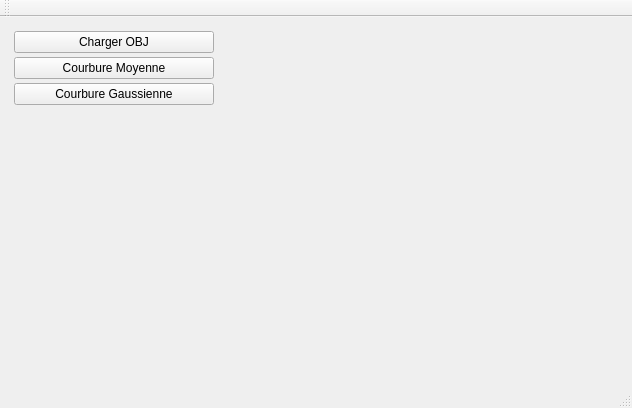
<?xml version="1.0" encoding="UTF-8"?>
<ui version="4.0">
 <class>MainWindow</class>
 <widget class="QMainWindow" name="MainWindow">
  <property name="geometry">
   <rect>
    <x>0</x>
    <y>0</y>
    <width>632</width>
    <height>408</height>
   </rect>
  </property>
  <property name="windowTitle">
   <string>MainWindow</string>
  </property>
  <widget class="QWidget" name="centralWidget">
   <layout class="QHBoxLayout" name="horizontalLayout">
    <item>
     <widget class="QWidget" name="widget_2" native="true">
      <property name="sizePolicy">
       <sizepolicy hsizetype="Maximum" vsizetype="Preferred">
        <horstretch>150</horstretch>
        <verstretch>0</verstretch>
       </sizepolicy>
      </property>
      <property name="minimumSize">
       <size>
        <width>150</width>
        <height>0</height>
       </size>
      </property>
      <layout class="QVBoxLayout" name="verticalLayout">
       <property name="spacing">
        <number>4</number>
       </property>
       <property name="leftMargin">
        <number>3</number>
       </property>
       <property name="topMargin">
        <number>3</number>
       </property>
       <property name="rightMargin">
        <number>3</number>
       </property>
       <property name="bottomMargin">
        <number>3</number>
       </property>
       <item>
        <widget class="QPushButton" name="pushButton_chargement">
         <property name="minimumSize">
          <size>
           <width>200</width>
           <height>0</height>
          </size>
         </property>
         <property name="text">
          <string>Charger OBJ</string>
         </property>
        </widget>
       </item>
       <item>
        <widget class="QPushButton" name="pushButton_H">
         <property name="text">
          <string>Courbure Moyenne</string>
         </property>
        </widget>
       </item>
       <item>
        <widget class="QPushButton" name="pushButton_K">
         <property name="text">
          <string>Courbure Gaussienne</string>
         </property>
        </widget>
       </item>
       <item>
        <spacer name="verticalSpacer">
         <property name="orientation">
          <enum>Qt::Vertical</enum>
         </property>
         <property name="sizeHint" stdset="0">
          <size>
           <width>20</width>
           <height>40</height>
          </size>
         </property>
        </spacer>
       </item>
      </layout>
     </widget>
    </item>
    <item>
     <widget class="MeshViewerWidget" name="displayWidget" native="true"/>
    </item>
   </layout>
  </widget>
  <widget class="QMenuBar" name="menuBar">
   <property name="geometry">
    <rect>
     <x>0</x>
     <y>0</y>
     <width>632</width>
     <height>22</height>
    </rect>
   </property>
  </widget>
  <widget class="QToolBar" name="mainToolBar">
   <attribute name="toolBarArea">
    <enum>TopToolBarArea</enum>
   </attribute>
   <attribute name="toolBarBreak">
    <bool>false</bool>
   </attribute>
  </widget>
  <widget class="QStatusBar" name="statusBar"/>
 </widget>
 <layoutdefault spacing="6" margin="11"/>
 <customwidgets>
  <customwidget>
   <class>MeshViewerWidget</class>
   <extends>QWidget</extends>
   <header location="global">meshviewerwidget.h</header>
   <container>1</container>
  </customwidget>
 </customwidgets>
 <resources/>
 <connections/>
</ui>
